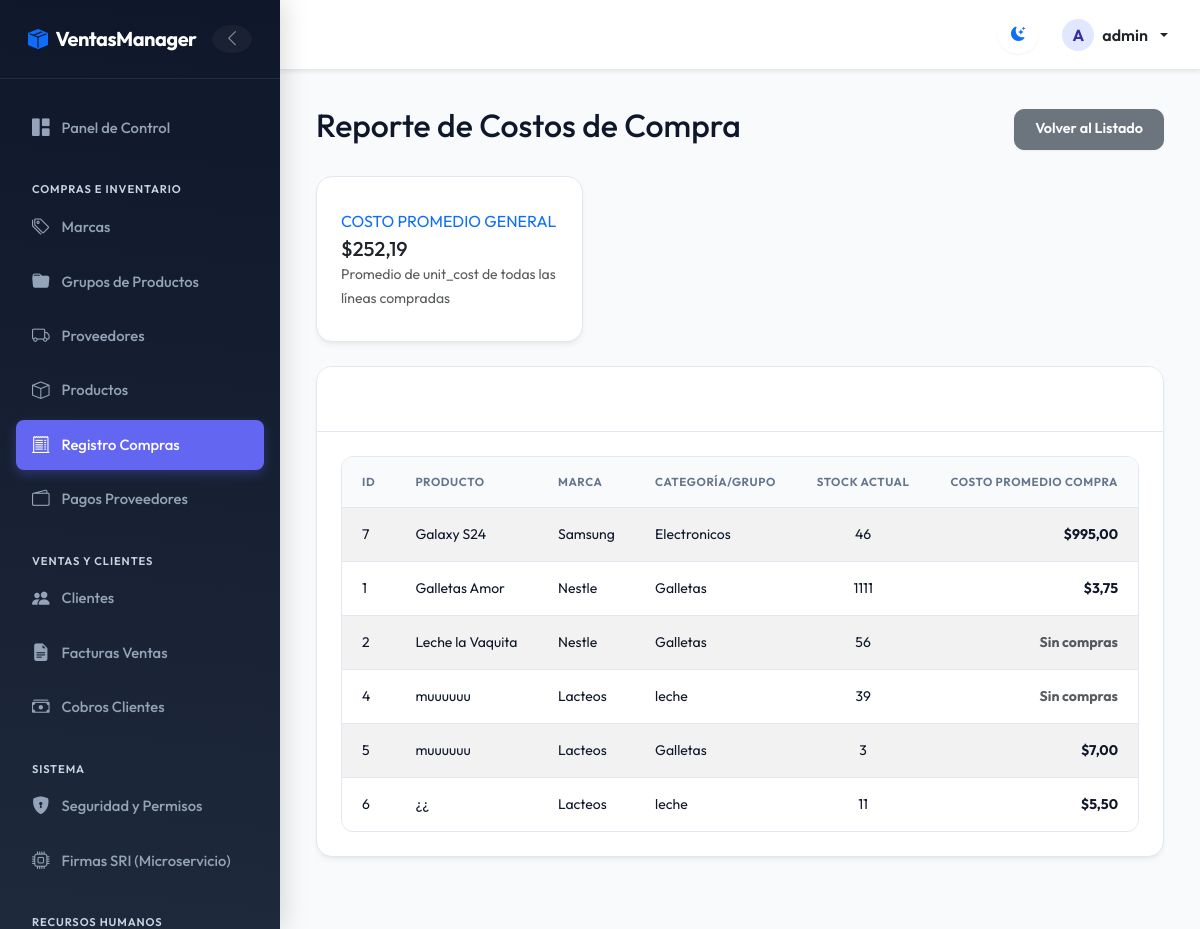
The page /purchases/report/ (signed in) on the database as committed earlier.
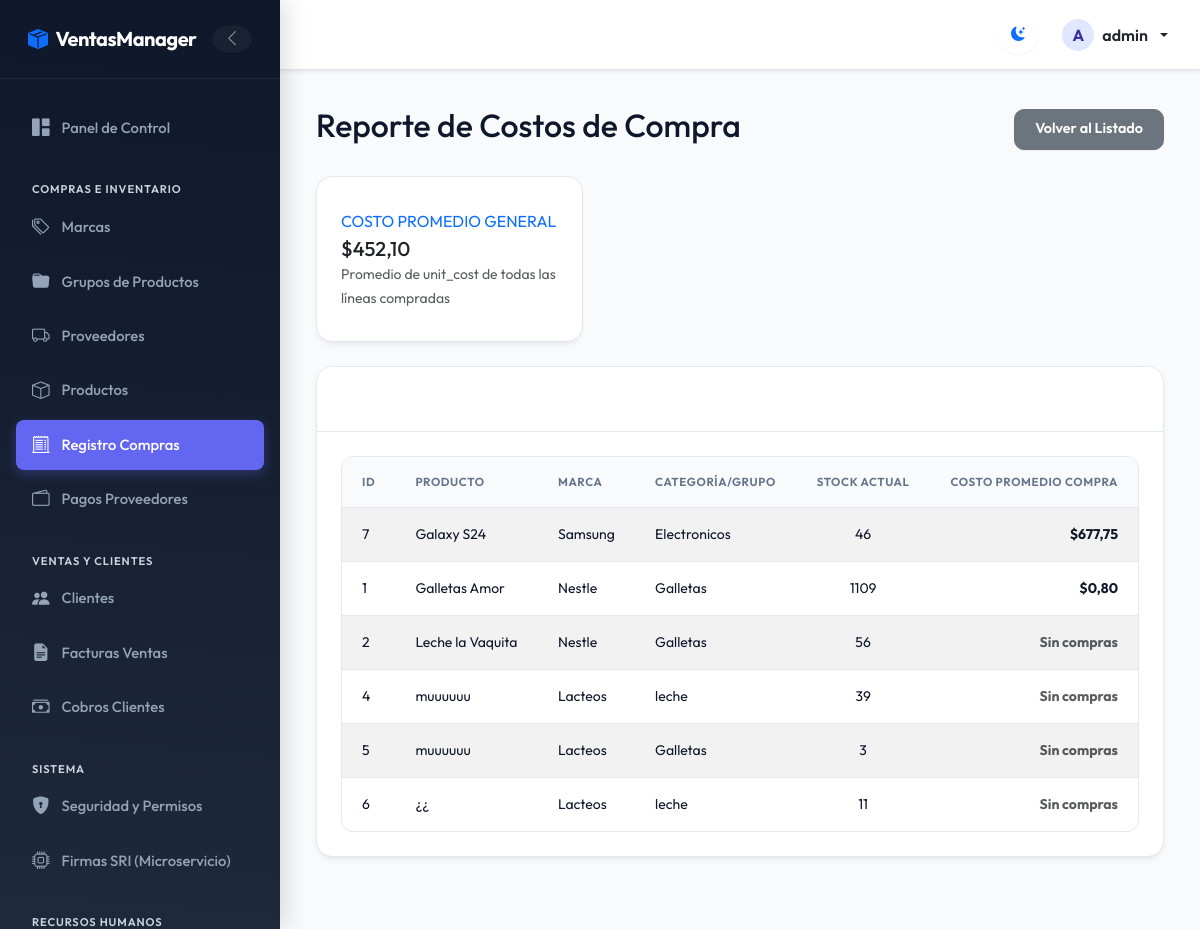
The same page on the database as committed later.
### billing/models.py (models this page shows, shortened)
class Product(models.Model):
    name = models.CharField(max_length=200, verbose_name='Product Name')
    description = models.TextField(default="", verbose_name='Descripción')
    brand = models.ForeignKey(Brand, on_delete=models.PROTECT, related_name='products')
    group = models.ForeignKey(ProductGroup, on_delete=models.PROTECT, related_name='products')
    suppliers = models.ManyToManyField(Supplier, related_name='products', blank=True)
    unit_price = models.DecimalField(max_digits=12, decimal_places=2)
    stock = models.IntegerField(default=0)
    image = models.ImageField(upload_to='products/', blank=True, null=True, verbose_name='Imagen')
    is_active = models.BooleanField(default=True)
    created_at = models.DateTimeField(auto_now_add=True)
    updated_at = models.DateTimeField(auto_now=True)
    class Meta:
        verbose_name = 'Product'
        verbose_name_plural = 'Products'
        ordering = ['name']
        permissions = [
            ("download_product_pdf", "Can download Product PDF report"),
            ("download_product_excel", "Can download Product Excel report"),
            ("detail_product", "Can view Product detail modal"),
        ]

class Brand(models.Model):
    name = models.CharField(max_length=100, unique=True, verbose_name='Brand Name')
    description = models.TextField(blank=True, null=True)
    image = models.ImageField(upload_to='brands/', blank=True, null=True, verbose_name='Imagen de Marca')
    is_active = models.BooleanField(default=True)
    created_at = models.DateTimeField(auto_now_add=True)
    updated_at = models.DateTimeField(auto_now=True)
    class Meta:
        verbose_name = 'Brand'
        verbose_name_plural = 'Brands'
        ordering = ['name']
        permissions = [
            ("download_brand_pdf", "Can download Brand PDF report"),
            ("download_brand_excel", "Can download Brand Excel report"),
            ("detail_brand", "Can view Brand detail modal"),
        ]

class ProductGroup(models.Model):
    name = models.CharField(max_length=100, unique=True, verbose_name='Group Name')
    is_active = models.BooleanField(default=True)
    created_at = models.DateTimeField(auto_now_add=True)
    updated_at = models.DateTimeField(auto_now=True)
    class Meta:
        verbose_name = 'Product Group'
        verbose_name_plural = 'Product Groups'
        ordering = ['name']
        permissions = [
            ("download_productgroup_pdf", "Can download ProductGroup PDF report"),
            ("download_productgroup_excel", "Can download ProductGroup Excel report"),
            ("detail_productgroup", "Can view ProductGroup detail modal"),
        ]

### purchasing/views.py (the view)
# urls.py: path('report/', views.purchase_report, name='purchase_report'),
@login_required
@permission_required('purchasing.view_purchase')
def purchase_report(request):
    products = Product.objects.annotate(
        avg_cost=Avg('purchase_details__unit_cost')
    ).select_related('brand', 'group').order_by('name')
    overall_avg = PurchaseDetail.objects.aggregate(avg_cost=Avg('unit_cost'))['avg_cost'] or Decimal('0.00')
    context = {
        'products': products,
        'overall_avg': overall_avg,
    }
    return render(request, 'purchasing/purchase_report.html', context)

### billing/context_processors.py (called while the page is built)
def sri_settings(request):
    sri_url = getattr(settings, 'SRI_MICROSERVICE_URL', 'https://sri-microservice.vercel.app/firmar-y-enviar')
    base_url = sri_url.rsplit('/', 1)[0]
    return {
        'SRI_MICROSERVICE_CONFIG_URL': f"{base_url}/configurar"
    }

### security/templatetags/security_tags.py (called while the page is built)
@register.filter(name='has_group')
def has_group(user, group_name):
    if not user.is_authenticated:
        return False
    if user.is_superuser:      # el superusuario ve todo
        return True
    return user.groups.filter(name=group_name).exists()

### purchasing/templates/purchasing/purchase_report.html (shortened to what this page needs)
{% extends 'billing/base.html' %}
{% block content %}
<div class="d-flex justify-content-between align-items-center mb-4">
  <h2>Reporte de Costos de Compra</h2>
  <a href="{% url 'purchasing:purchase_list' %}" class="btn btn-secondary">Volver al Listado</a>
</div>
<div class="row mb-4">
  <div class="col-md-4">
    <div class="card border-left-primary shadow h-100 py-2 border-primary border-3 border-top-0 border-right-0 border-bottom-0">
      <div class="card-body">
        <div class="row no-gutters align-items-center">
          <div class="col mr-2">
            <div class="text-xs font-weight-bold text-primary text-uppercase mb-1">
              Costo Promedio General
            </div>
            <div class="h5 mb-0 font-weight-bold text-gray-800">
              ${{ overall_avg|floatformat:2 }}
            </div>
            <small class="text-muted">Promedio de unit_cost de todas las líneas compradas</small>
          </div>
        </div>
      </div>
    </div>
  </div>
</div>
<div class="card shadow mb-4">
  <div class="card-header bg-dark text-white">
    <h5 class="mb-0">Costo Promedio de Adquisición por Producto</h5>
  </div>
  <div class="card-body p-0">
    <div class="table-responsive">
      <table class="table table-striped table-hover mb-0">
        <thead class="table-dark">
          <tr>
            <th>ID</th>
            <th>Producto</th>
            <th>Marca</th>
            <th>Categoría/Grupo</th>
            <th class="text-center">Stock Actual</th>
            <th class="text-end">Costo Promedio Compra</th>
          </tr>
        </thead>
        <tbody>
          {% for product in products %}
          <tr>
            <td>{{ product.id }}</td>
            <td>{{ product.name }}</td>
            <td>{{ product.brand.name }}</td>
            <td>{{ product.group.name }}</td>
            <td class="text-center">{{ product.stock }}</td>
            <td class="text-end fw-bold text-primary">
              {% if product.avg_cost %}
                ${{ product.avg_cost|floatformat:2 }}
              {% else %}
                <span class="text-muted">Sin compras</span>
              {% endif %}
            </td>
          </tr>
          {% empty %}
          <tr>
            <td colspan="6" class="text-center py-4">No hay productos en el sistema.</td>
          </tr>
          {% endfor %}
        </tbody>
      </table>
    </div>
  </div>
</div>
{% endblock %}

Rows that differ between the two databases and show on the page:
changed Product "Galaxy S24": avg_cost "995,00" → "677,75"
changed Product "Galletas Amor": stock "1111" → "1109"; avg_cost "3,75" → "0,80"
shown differently, row unchanged: Product id 5: avg_cost "7,00" → (not shown); text "$" → "Sin compras"
shown differently, row unchanged: Product id 6: avg_cost "5,50" → (not shown); text "$" → "Sin compras"
Other text that changed with them:
{{ overall_avg|floatformat:2 }}: "252,19" → "452,10"
